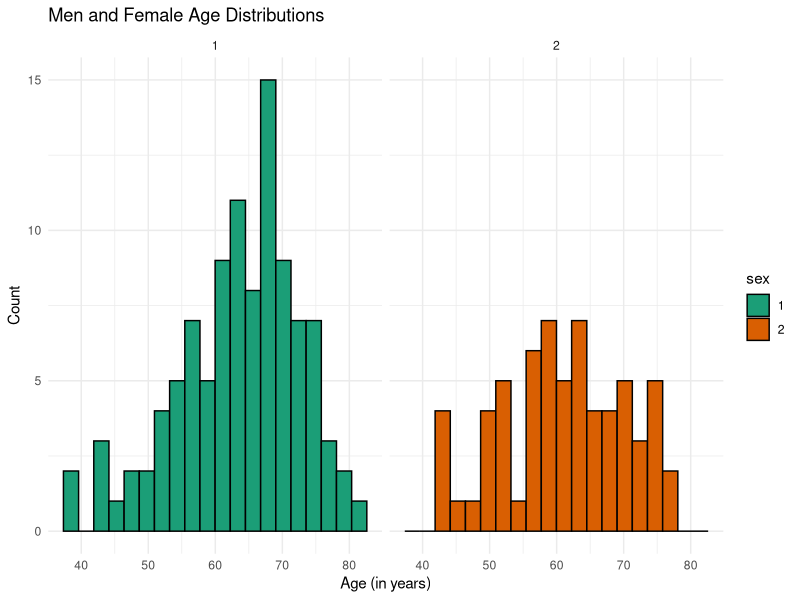
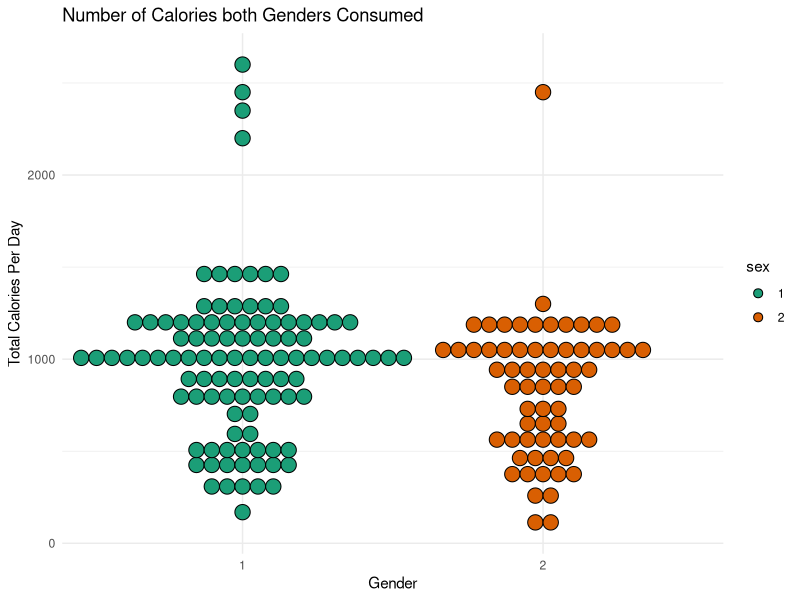
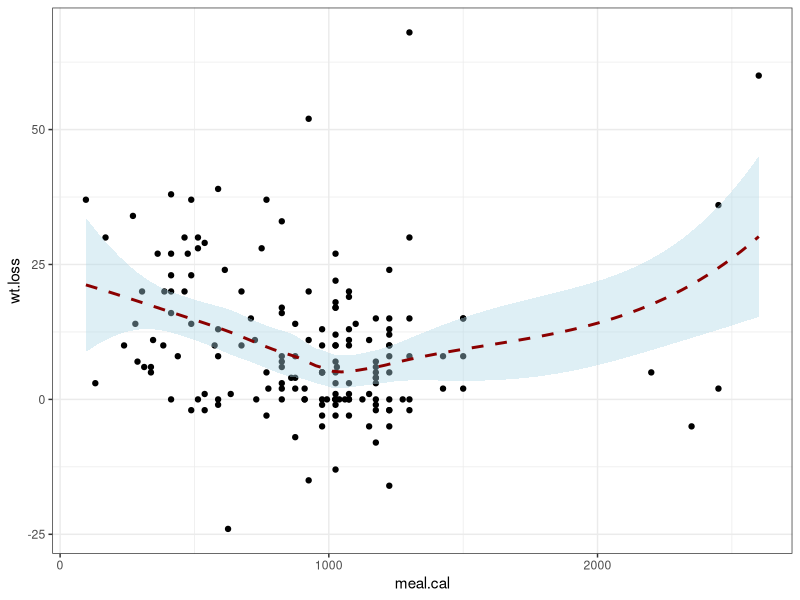
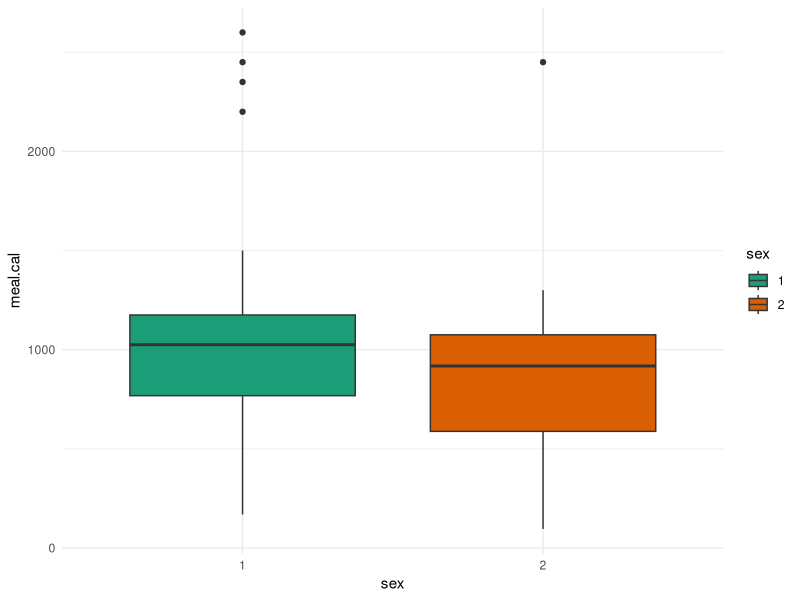
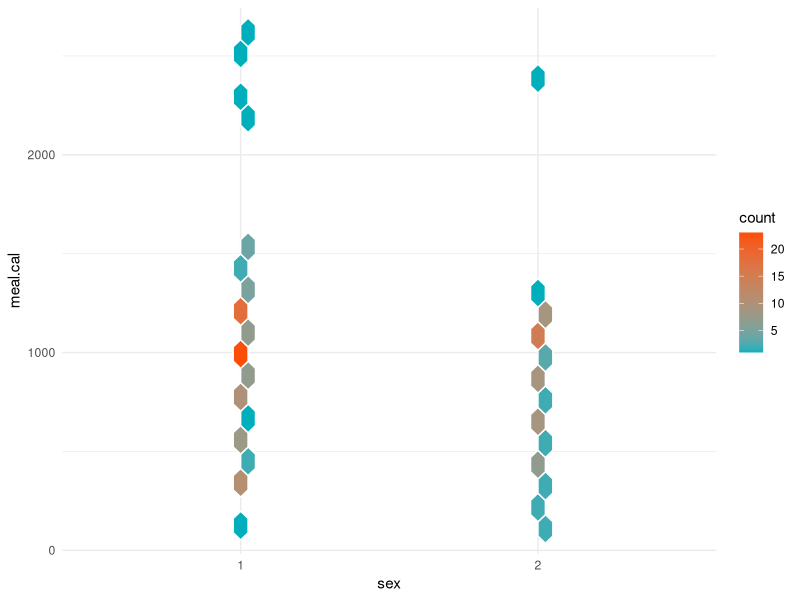
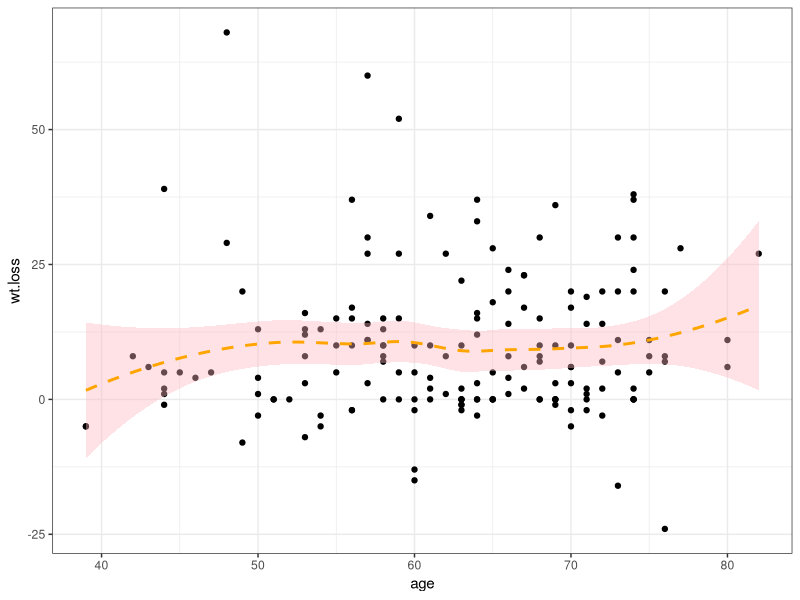
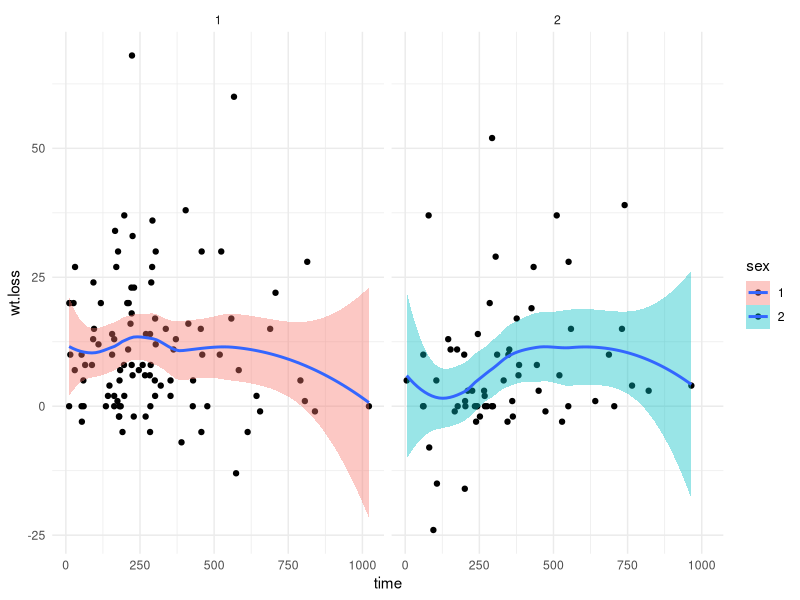

R code for these plots, in order:
## ---- chunk 1
#install packages
#install.packages('survival') #installed on 12/3/22
#install.packages('ggpubr') installed on 12/3/22
#install.packages('skimr') #installed on 12/4/22

library(survival)
library(tidyverse)
library(ggpubr)
library(skimr)
library(ggpubr)
## ---- chunk 2
#view the names of the dataset in Survival package
print(data(package = "survival"))
## ---- chunk 3
#see the structure of the dataset
str(cancer)
## ---- chunk 4
#store cancer dataset into a new object for data manipulation
data <- cancer
## ---- chunk 5
#Count the number of NAs in the dataframe
sum((is.na(data)))
## ---- chunk 6
#find out specific observations in which there are NAs
which(is.na(data), arr.ind=TRUE)
## ---- chunk 7
#count the number of NAs within each column
colSums(is.na(data))
## ---- chunk 8
#delete all the rows with NAs
data2 <- na.omit(data)

#count the number of NAs within each column
colSums(is.na(data2))
## ---- chunk 9
#creat list of variable names into a object
names <- c('status', 'sex', 'ph.ecog')
  
#convert some of the variabes to appropiate classes using 1 line of code
data2[names] <- lapply(data2[names], factor)

#check str again
sapply(data2, class)

#get rid of irrelevant coumns
data2 <- data2[,-1]

head(data2)
## ---- chunk 10
#a function to call summary statistics
skim(data2)
## ---- chunk 11
#histogram of men and women ages
ggplot(data2, aes(x=age, group=sex, fill=sex)) +
  geom_histogram(bins = 20, color= 'black') +
  scale_fill_brewer(palette="Dark2") +
  facet_wrap(~sex) +
  theme_minimal() +   
  labs(title = 'Men and Female Age Distributions',
       x='Age (in years)',
       y='Count')

## ---- chunk 12
ggplot(data2, aes(x = sex, y= meal.cal, fill = sex)) +
 geom_dotplot(binaxis='y', stackdir='center') +
  scale_fill_brewer(palette="Dark2") +
  theme_minimal() +
  labs(title = 'Number of Calories both Genders Consumed',
       x = 'Gender',
       y = 'Total Calories Per Day'
       )
## ---- chunk 13
data2 %>%
  group_by(sex) %>%
  summarize(mean(meal.cal))
## ---- chunk 14
ggplot(data2, aes(x=meal.cal, y=wt.loss)) +
  geom_point() +
  geom_smooth(linetype="dashed",
             color="darkred", fill="lightblue") +
  theme_bw()
## ---- chunk 15
ggplot(data2, aes(sex, meal.cal, fill= sex)) +
  geom_boxplot() +
  scale_fill_brewer(palette="Dark2") +
  theme_minimal()
## ---- chunk 16
ggplot(data2, aes(sex, meal.cal)) +
  geom_hex(bins = 20, color = "white") +
  #NEED TO CHANGE COLORS
  scale_fill_gradient(low =  "#00AFBB", high = "#FC4E07") +
  theme_minimal()
## ---- chunk 17
ggplot(data2, aes(x=age, y=wt.loss)) +
  geom_point() +
  geom_smooth(linetype="dashed",
             color="orange", fill="lightpink") +
  theme_bw()
## ---- chunk 18
ggplot(data2, aes(x=time, y=wt.loss, fill=sex)) +
  geom_point() +
  geom_smooth() +
  facet_wrap(~sex) +
  theme_minimal()
